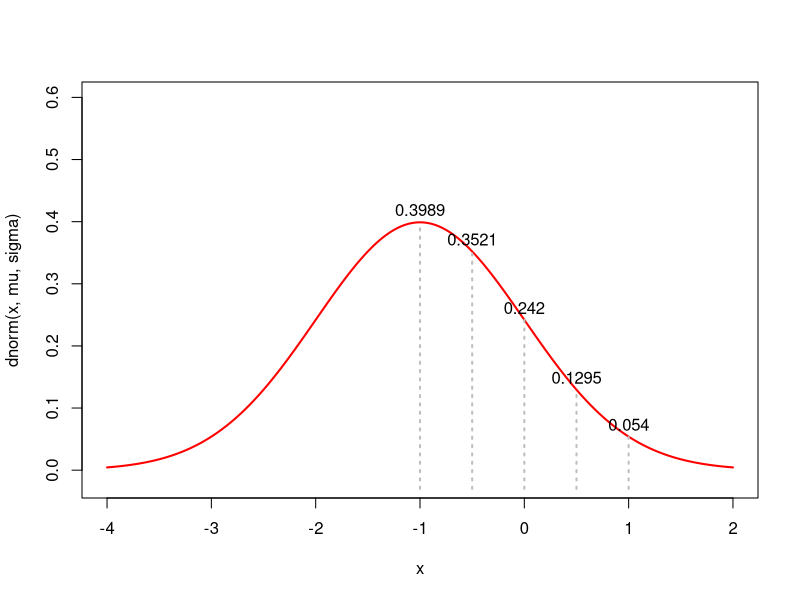
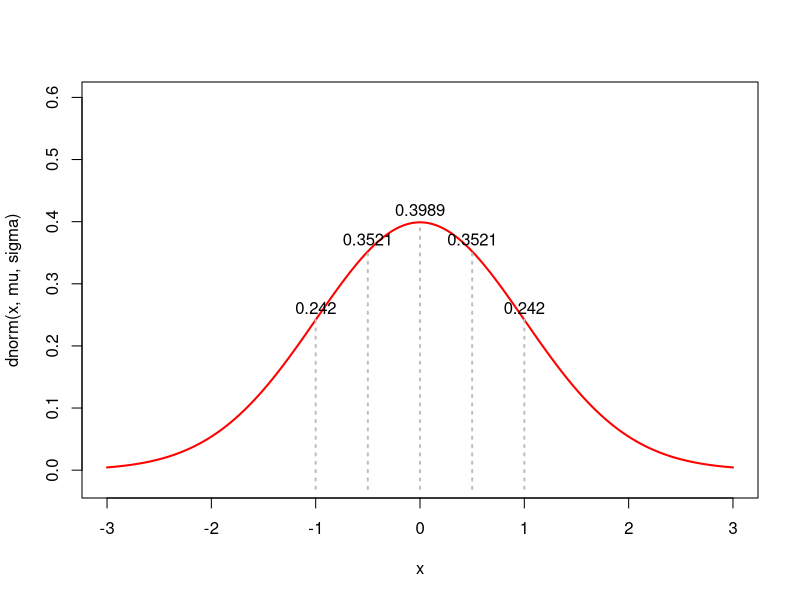
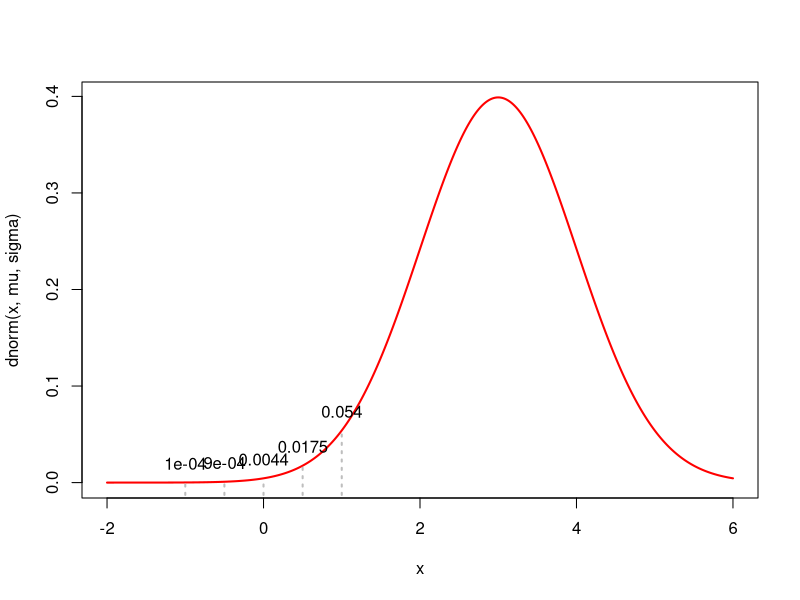

Generate these figures, in order, with R:
## ---- chunk 1
mu = -1; sigma = 1
x = seq(mu-3, mu+3, 0.01)
plot(x, dnorm(x, mu, sigma), type='l', lwd=2, col='red', ylim=c(-0.02, 0.6))
xp = seq(-1, 1, length=5)
yp = dnorm(xp, mu, sigma)
for(i in seq(1, 5, 1)){
  segments(xp[i], -0.03, xp[i], yp[i], col = 'gray', lty=3, lwd=2)
  text(xp[i], yp[i]+0.02, labels=round(yp[i], 4))
}
## ---- chunk 2
likelihood_1st= 1
for(y in yp){
  likelihood_1st = likelihood_1st*y
}
likelihood_1st
## ---- chunk 3
mu = 0; sigma = 1
x = seq(mu-3, mu+3, 0.01)
plot(x, dnorm(x, mu, sigma), type='l', lwd=2, col='red', ylim=c(-0.02, 0.6))
xp = seq(-1, 1, length=5)
yp = dnorm(xp, mu, sigma)
for(i in seq(1, 5, 1)){
  segments(xp[i], -0.03, xp[i], yp[i], col = 'gray', lty=3, lwd=2)
  text(xp[i], yp[i]+0.02, labels=round(yp[i], 4))
}
## ---- chunk 4
likelihood_2nd = 1
for(y in yp){
  likelihood_2nd = likelihood_2nd * y
}
likelihood_2nd
## ---- chunk 5
mu = 3; sigma = 1
x = seq(mu-5, mu+3, 0.01)
plot(x, dnorm(x, mu, sigma), type='l', lwd=2, col='red')
xp = seq(-1, 1, length=5)
yp = dnorm(xp, mu, sigma)
for(i in seq(1, 5, 1)){
  segments(xp[i], -0.03, xp[i], yp[i], col = 'gray', lty=3, lwd=2)
  text(xp[i], yp[i]+0.02, labels=round(yp[i], 4))
}
## ---- chunk 6
likelihood_3rd = 1
for(y in yp){
  likelihood_3rd = likelihood_3rd * y
}
likelihood_3rd
